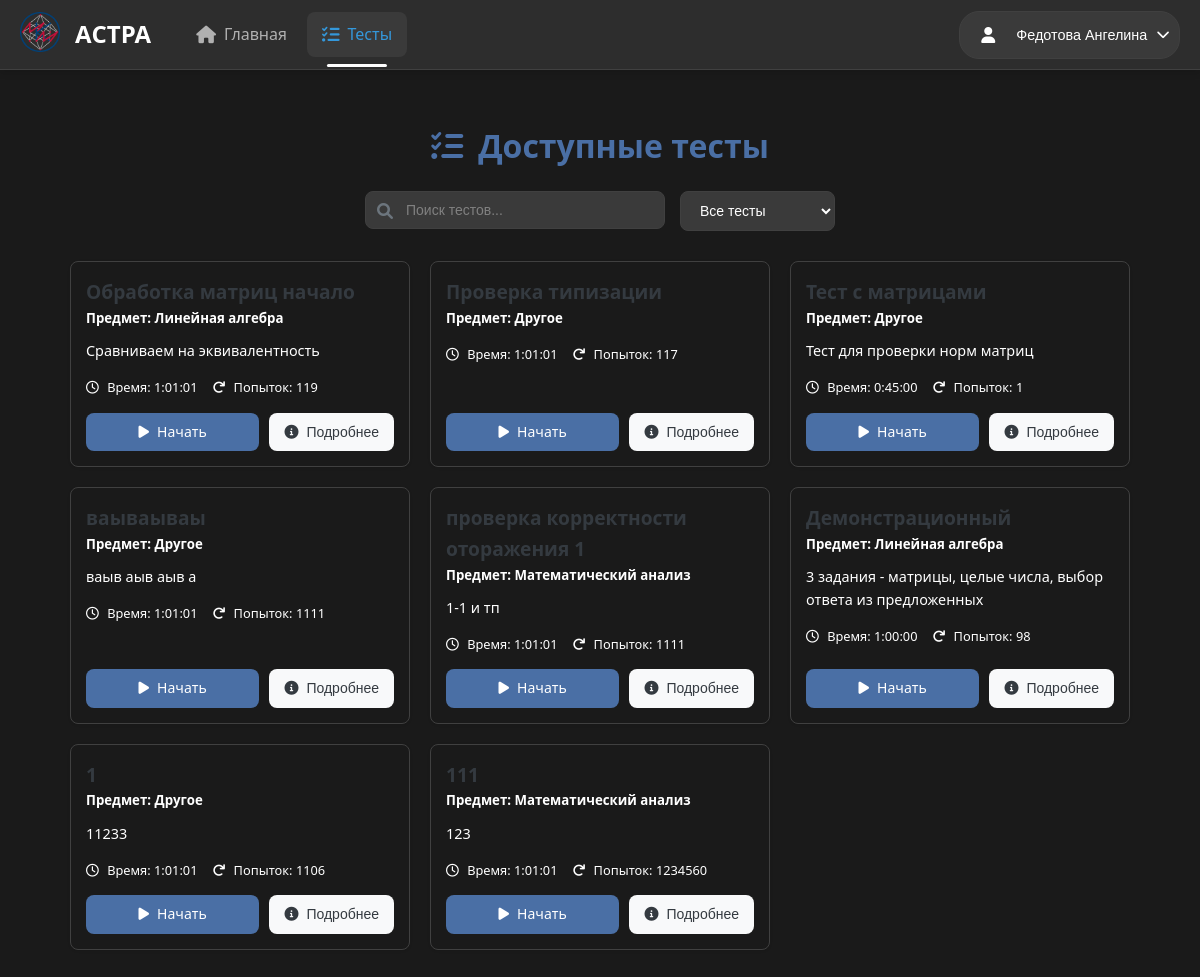
The app's page /TestsSolving/ (signed in), older data.
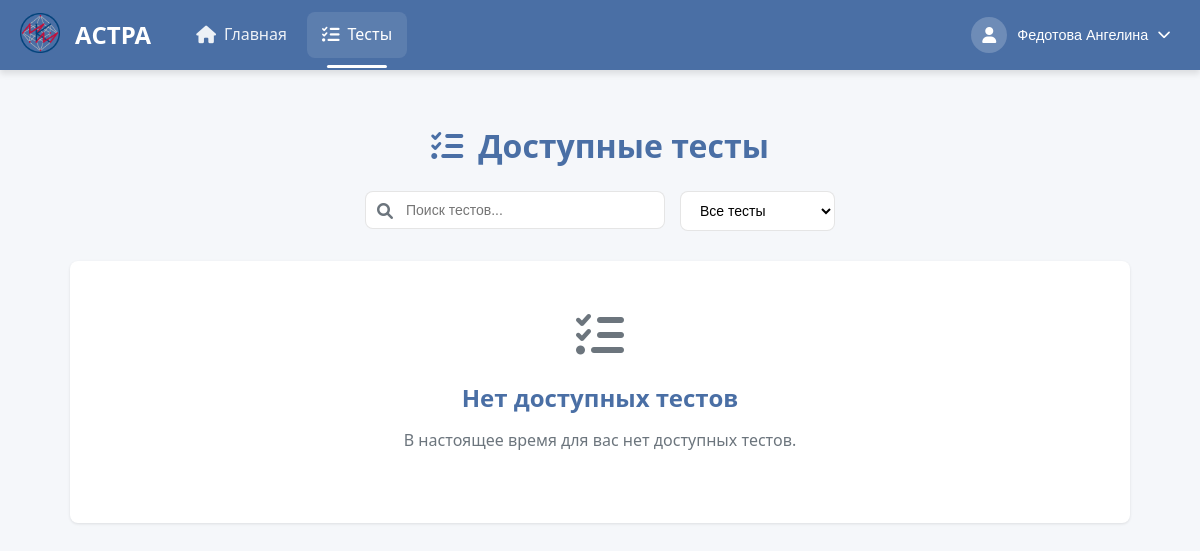
The same page, newer data.
### users/models.py (models this page shows, shortened)
class CustomUser(AbstractBaseUser, PermissionsMixin):
    THEME_CHOICES = [
        ('light', 'Светлая'),
        ('dark', 'Тёмная'),
    ]
    email = models.EmailField(unique=True)
    role = models.CharField(max_length=10, choices=[('student', 'Student'), ('teacher', 'Teacher')])
    theme = models.CharField(max_length=10, choices=THEME_CHOICES, default='light')
    is_active = models.BooleanField(default=True)
    is_staff = models.BooleanField(default=False)
    objects = CustomUserManager()
    USERNAME_FIELD = 'email'
    REQUIRED_FIELDS = ['role']
    def get_full_name(self):
        if self.role == 'student' and hasattr(self, 'studentdata'):
            return f"{self.studentdata.last_name} {self.studentdata.first_name}"
        elif self.role == 'teacher' and hasattr(self, 'teacherdata'):
            return f"{self.teacherdata.last_name} {self.teacherdata.first_name}"
        return self.email
    def get_photo_url(self):
        if self.role == 'student' and hasattr(self, 'studentdata') and self.studentdata.photo:
            return self.studentdata.photo.url
        elif self.role == 'teacher' and hasattr(self, 'teacherdata') and self.teacherdata.photo:
            return self.teacherdata.photo.url
        return None

class StudentData(models.Model):
    first_name = models.CharField(max_length=50, blank=False)
    last_name = models.CharField(max_length=50, blank=False)
    middle_name = models.CharField(max_length=50, blank=True)
    photo = models.ImageField(upload_to='user_photos/', blank=True, null=True)
    training_status = models.BooleanField(default=True)
    count_solve = models.IntegerField(default=0)
    perc_of_correct_ans = models.CharField(max_length=5, default="0")
    institute = models.ForeignKey(StudentInstitute, on_delete=models.PROTECT)
    group = models.ForeignKey(StudentGroup, on_delete=models.PROTECT)
    data_map = models.OneToOneField(CustomUser, on_delete=models.CASCADE)

### create_tests/models.py (models this page shows, shortened)
class AboutTest(models.Model):
    RESULT_DISPLAY_CHOICES = [
        ('only_score', 'Только баллы'),
        ('show_correct', 'Показывать правильные ответы'),
    ]
    objects = None
    name_tests = models.CharField(max_length=255, blank=False)  # Название теста
    creator = models.ForeignKey(TeacherData, on_delete=models.PROTECT, null=True, blank=True,
                                related_name='created_tests')  # Создатель теста
    time_to_solution = models.DurationField(default=timedelta(hours=1, minutes=30))
    name_slug_tests = models.SlugField(max_length=255, unique=True, db_index=True, verbose_name="URL")  # Слаг имени
    num_of_attempts = models.IntegerField(blank=True, default=1)  # Количество попыток для решения
    type_of_result = models.IntegerField(blank=True, default=1)  # Тип возвращаемого результата
    description = models.CharField(max_length=150, default="", blank=True)
    is_published = models.IntegerField(default=0)
    is_done = models.IntegerField(default=1)
    is_draft = models.BooleanField(default=False)
    result_display_mode = models.CharField(max_length=20, choices=RESULT_DISPLAY_CHOICES, default='only_score')  # Режим отображения результатов
    subj = models.ForeignKey(Subjects,
                             on_delete=models.PROTECT,
                             default=1)
    expressions = models.ManyToManyField(AboutExpressions)
    task_groups = models.ManyToManyField(TaskGroup, blank=True)  # Новые группы заданий

class Subjects(models.Model):
    name = models.CharField(max_length=100, unique=True, default="Другое")
    def __str__(self):
        return self.name

### solving_tests/views.py (the view)
# urls.py: path('', views.list_test, name='list_test'),
@login_required
@role_required(['student', 'admin'])
def list_test(request):
    user = request.user
    try:
        student = StudentData.objects.get(data_map=user)
        student_group = student.group
        all_tests = AboutTest.objects.filter(publishedgroup__group_name=student_group).distinct()
        tests_with_attempts = []
        for test in all_tests:
            attempts = StudentResult.objects.filter(student=user, test=test).count()
            if attempts < test.num_of_attempts:
                tests_with_attempts.append({
                    'test': test,
                    'remaining_attempts': test.num_of_attempts - attempts
                })
    except StudentData.DoesNotExist:
        tests_with_attempts = []
    return render(request, 'solving_tests/test_selection.html', {
        'tests': tests_with_attempts
    })

### users/context_processors.py (called while the page is built)
def user_role(request):
    if request.user.is_authenticated:
        return {'user_role': request.user.role}
    return {}

### solving_tests/templates/solving_tests/test_selection.html (shortened to what this page needs)
{% extends 'solving_tests/header.html' %}
{% load static %}
{% block extra_css %}
    <link rel="stylesheet" href="{% static 'css/test_selection.css' %}">
    <link rel="stylesheet" href="{% static 'libs/fontawesome/css/all.min.css' %}">
{% endblock %}
{% block content %}
<div class="test-selection-container">
    <div class="page-header">
        <h1><i class="fas fa-tasks"></i> Доступные тесты</h1>
        <div class="search-filter">
            <div class="search-box">
                <i class="fas fa-search"></i>
                <input type="text" id="testSearch" placeholder="Поиск тестов...">
            </div>
            <div class="filter-box">
                <select id="testFilter">
                    <option value="all">Все тесты</option>
                </select>
            </div>
        </div>
    </div>
    <div class="tests-grid">
        {% for item in tests %}
            {% with test=item.test %}
                <div class="test-card" data-id="{{ test.id }}" data-completed="{% if test.completed %}true{% else %}false{% endif %}" data-new="{% if test.is_new %}true{% else %}false{% endif %}">
                    <div class="test-body">
                        <h3 class="test-title">
                            <a href="{% url 'solving_tests:some_test_for_student' slug_name=test.name_slug_tests %}">{{ test.name_tests }}</a>
                        </h3>
                        <h5>Предмет: {{ test.subj }}</h5>
                        {% if test.description %}
                            <p class="test-description">{{ test.description|truncatechars:150 }}</p>
                        {% endif %}
                        <div class="test-meta">
                            <span><i class="far fa-clock"></i> Время: {{ test.time_to_solution }}</span>
                            <span><i class="fas fa-redo"></i>
                                {% if test.num_of_attempts == 0 %}
                                    Количество попыток не ограниченно
                                {% else %}
                                    Попыток: {{ item.remaining_attempts }}
                                {% endif %}
                            </span>
                        </div>
                    </div>
                    <div class="test-footer">
                        <a href="{% url 'solving_tests:some_test_for_student' slug_name=test.name_slug_tests %}" class="btn start-btn">
                            {% if test.completed %}
                            <i class="fas fa-redo"></i> Повторить
                            {% else %}
                            <i class="fas fa-play"></i> Начать
                            {% endif %}
                        </a>
                        <button class="btn info-btn" data-test-id="{{ test.id }}">
                            <i class="fas fa-info-circle"></i> Подробнее
                        </button>
                    </div>
                </div>
            {% endwith %}
        {% empty %}
            <div class="empty-state">
                <i class="fas fa-tasks fa-3x"></i>
                <h3>Нет доступных тестов</h3>
                <p>В настоящее время для вас нет доступных тестов.</p>
            </div>
        {% endfor %}
    </div>
</div>
{% endblock %}

### solving_tests/templates/solving_tests/header.html (shortened to what this page needs)
<!DOCTYPE html>
<html lang="ru">
<head>
    {% load static %}
    <link rel="stylesheet" href="{% static 'css/header.css' %}">
    <link rel="stylesheet" href="{% static 'css/dark-theme.css' %}">
    <link rel="stylesheet" href="{% static 'libs/fontawesome/css/all.min.css' %}">
    {% block extra_css %}{% endblock %}
</head>
<body data-theme="{{ user.theme|default:'light' }}" data-user-theme="{{ user.theme|default:'light' }}">
<header class="app-header">
    <div class="header-container">
        <div class="header-brand">
            <span class="logo-icon">
                <img src="{% static 'images/logo.png' %}" alt="" style="width: 40px; height: 40px;">
            </span>
            <h2><span class="logo-text">АСТРА</span></h2>
        </div>
        <nav class="main-nav">
            <ul class="nav-list">
                {% if user.role == "student" %}
                    <li class="nav-item">
                        <a href="/Home/" class="nav-link {% if request.path == '/Home/' %}active{% endif %}">
                            <i class="fas fa-home"></i>
                            <span>Главная</span>
                        </a>
                    </li>
                    <li class="nav-item">
                        <a href="/TestsSolving/" class="nav-link {% if '/TestsSolving/' in request.path %}active{% endif %}">
                            <i class="fas fa-tasks"></i>
                            <span>Тесты</span>
                        </a>
                    </li>
                {% endif %}
            </ul>
        </nav>
        <div class="user-controls">
            <div class="profile-dropdown">
                <button class="profile-btn" id="profileBtn">
                    <div class="avatar">
                        {% if user.get_photo_url %}
                            <img src="{{ user.get_photo_url }}" alt="Фото профиля" style="width: 100%; height: 100%; border-radius: 50%; object-fit: cover;">
                        {% else %}
                            <i class="fas fa-user"></i>
                        {% endif %}
                    </div>
                    <span class="username">{{ user.get_full_name }}</span>
                    <i class="fas fa-chevron-down"></i>
                </button>
            </div>
        </div>
    </div>
</header>
<main class="app-main">
    {% block content %}{% endblock %}
</main>
</body>
</html>

### create_tests/static/css/header.css (style rules this page uses)
:root { --primary-color: #4a6fa5; --primary-hover: #3a5a8a; --secondary-color: #6c757d; --success-color: #28a745; --danger-color: #dc3545; --warning-color: #ffc107; --info-color: #17a2b8; --light-color: #f8f9fa; --dark-color: #343a40; --text-light: #ffffff; --text-dark: #212529; --border-color: rgba(0, 0, 0, 0.1); --shadow-sm: 0 1px 3px rgba(0, 0, 0, 0.1); --shadow-md: 0 4px 6px rgba(0, 0, 0, 0.1); --shadow-lg: 0 10px 15px rgba(0, 0, 0, 0.1); --transition: all 0.3s ease; --border-radius: 8px; }
* { margin: 0; padding: 0; box-sizing: border-box; }
body { font-family: 'Segoe UI', Tahoma, Geneva, Verdana, sans-serif; line-height: 1.6; color: var(--text-dark); background-color: #f5f7fa; padding-top: 70px !important; }
.app-header { position: fixed; top: 0; left: 0; right: 0; height: 70px; background-color: var(--primary-color); box-shadow: var(--shadow-md); z-index: 1000; }
.header-container { display: flex; justify-content: space-between; align-items: center; height: 100%; max-width: 1500px; margin: 0 auto; padding: 0 20px; }
.header-brand { display: flex; align-items: center; gap: 15px; }
.nav-link.active, .mobile-nav-link.active { background-color: rgba(255, 255, 255, 0.1); color: var(--text-light); position: relative; }
.nav-link.active::after { content: ''; position: absolute; bottom: -10px; left: 50%; transform: translateX(-50%); width: 60%; height: 3px; background-color: var(--text-light); border-radius: 3px; }
.logo-icon { font-size: 3rem; color: #ffd700; }
.logo-text { size 500px; color: white; }
.main-nav { flex-grow: 1; margin: 0 30px; }
.nav-list { display: flex; list-style: none; gap: 5px; }
.nav-item { position: relative; }
.nav-link { display: flex; align-items: center; padding: 10px 15px; color: rgba(255, 255, 255, 0.9); text-decoration: none; border-radius: var(--border-radius); transition: var(--transition); gap: 8px; font-weight: 500; }
.nav-link i { font-size: 1.1rem; }
.nav-link:hover, .nav-link.active { background-color: rgba(255, 255, 255, 0.1); color: var(--text-light); }
.user-controls { display: flex; align-items: center; gap: 15px; }
.profile-dropdown { position: relative; }
.profile-btn { display: flex; align-items: center; background: none; border: none; color: var(--text-light); cursor: pointer; gap: 10px; padding: 5px 10px; border-radius: 20px; transition: var(--transition); }
.avatar { width: 36px; height: 36px; border-radius: 50%; background-color: rgba(255, 255, 255, 0.2); display: flex; align-items: center; justify-content: center; font-size: 1rem; }
.username { font-weight: 500; font-size: 0.9rem; }
.app-main { min-height: calc(100vh - 70px); padding: 20px; max-width: 95%; margin: 0 auto; }

### static/css/dark-theme.css (style rules this page uses)
* { transition: background-color 0.3s ease, color 0.3s ease, border-color 0.3s ease; }

Row changes from the older to the newer data that the page shows:
removed AboutTest: test.name_tests "Обработка матриц начало", test.subj "Линейная алгебра", test.description "Сравниваем на эквивалентность", test.time_to_solution "1:01:01", remaining_attempts "119"
removed AboutTest: test.name_tests "Проверка типизации", test.subj "Другое", test.time_to_solution "1:01:01", remaining_attempts "117"
removed AboutTest: test.name_tests "Тест с матрицами", test.subj "Другое", test.description "Тест для проверки норм матриц", test.time_to_solution "0:45:00", remaining_attempts "1"
removed AboutTest: test.name_tests "ваываываы", test.subj "Другое", test.description "ваыв аыв аыв а", test.time_to_solution "1:01:01", remaining_attempts "1111"
removed AboutTest: test.name_tests "проверка корректности оторажения 1", test.subj "Математический анализ", test.description "1-1 и тп", test.time_to_solution "1:01:01", remaining_attempts "1111"
no longer on this page (row edited): AboutTest: test.name_tests "Демонстрационный", test.subj "Линейная алгебра", test.description "3 задания - матрицы, целые числа, выбор ответа из предложенных", test.time_to_solution "1:00:00", remaining_attempts "98"
removed AboutTest: test.name_tests "1", test.subj "Другое", test.description "11233", test.time_to_solution "1:01:01", remaining_attempts "1106"
removed AboutTest: test.name_tests "111", test.subj "Математический анализ", test.description "123", test.time_to_solution "1:01:01", remaining_attempts "1234560"
Text that changed along with them:
text now shown: "Нет доступных тестов В настоящее время для вас нет доступных тестов."
